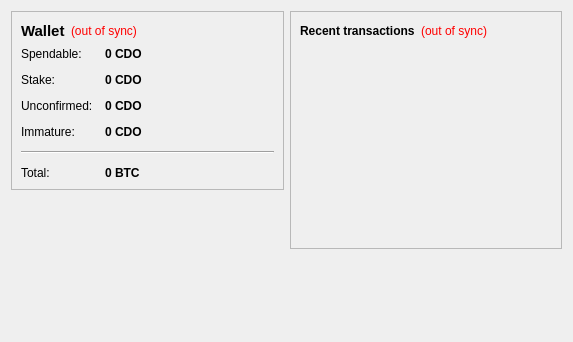
<?xml version="1.0" encoding="UTF-8"?>
<ui version="4.0">
 <class>OverviewPage</class>
 <widget class="QWidget" name="OverviewPage">
  <property name="geometry">
   <rect>
    <x>0</x>
    <y>0</y>
    <width>573</width>
    <height>342</height>
   </rect>
  </property>
  <property name="windowTitle">
   <string>Form</string>
  </property>
  <layout class="QHBoxLayout" name="horizontalLayout" stretch="1,1">
   <item>
    <layout class="QVBoxLayout" name="verticalLayout_2">
     <item>
      <widget class="QFrame" name="frame">
       <property name="frameShape">
        <enum>QFrame::StyledPanel</enum>
       </property>
       <property name="frameShadow">
        <enum>QFrame::Raised</enum>
       </property>
       <layout class="QVBoxLayout" name="verticalLayout_4">
        <item>
         <layout class="QHBoxLayout" name="horizontalLayout_4">
          <item>
           <widget class="QLabel" name="label_5">
            <property name="font">
             <font>
              <pointsize>11</pointsize>
              <weight>75</weight>
              <bold>true</bold>
             </font>
            </property>
            <property name="text">
             <string>Wallet</string>
            </property>
           </widget>
          </item>
          <item>
           <widget class="QLabel" name="labelWalletStatus">
            <property name="toolTip">
             <string>The displayed information may be out of date. Your wallet automatically synchronizes with the Cryptodao network after a connection is established, but this process has not completed yet.</string>
            </property>
            <property name="styleSheet">
             <string notr="true">QLabel { color: red; }</string>
            </property>
            <property name="text">
             <string notr="true">(out of sync)</string>
            </property>
            <property name="alignment">
             <set>Qt::AlignLeading|Qt::AlignLeft|Qt::AlignVCenter</set>
            </property>
           </widget>
          </item>
          <item>
           <spacer name="horizontalSpacer_2">
            <property name="orientation">
             <enum>Qt::Horizontal</enum>
            </property>
            <property name="sizeHint" stdset="0">
             <size>
              <width>40</width>
              <height>20</height>
             </size>
            </property>
           </spacer>
          </item>
         </layout>
        </item>
        <item>
         <layout class="QFormLayout" name="formLayout_2">
          <property name="fieldGrowthPolicy">
           <enum>QFormLayout::AllNonFixedFieldsGrow</enum>
          </property>
          <property name="horizontalSpacing">
           <number>12</number>
          </property>
          <property name="verticalSpacing">
           <number>12</number>
          </property>
          <item row="0" column="0">
           <widget class="QLabel" name="label">
            <property name="text">
             <string>Spendable:</string>
            </property>
           </widget>
          </item>
          <item row="0" column="1">
           <widget class="QLabel" name="labelBalance">
            <property name="font">
             <font>
              <weight>75</weight>
              <bold>true</bold>
             </font>
            </property>
            <property name="cursor">
             <cursorShape>IBeamCursor</cursorShape>
            </property>
            <property name="toolTip">
             <string>Your current spendable balance</string>
            </property>
            <property name="text">
             <string notr="true">0 CDO</string>
            </property>
            <property name="textInteractionFlags">
             <set>Qt::LinksAccessibleByMouse|Qt::TextSelectableByKeyboard|Qt::TextSelectableByMouse</set>
            </property>
           </widget>
          </item>
          <item row="1" column="0">
           <widget class="QLabel" name="label_6">
            <property name="text">
             <string>Stake:</string>
            </property>
           </widget>
          </item>
          <item row="1" column="1">
           <widget class="QLabel" name="labelStake">
            <property name="font">
             <font>
              <weight>75</weight>
              <bold>true</bold>
             </font>
            </property>
            <property name="cursor">
             <cursorShape>IBeamCursor</cursorShape>
            </property>
            <property name="toolTip">
             <string>Total of coins that was staked, and do not yet count toward the current balance</string>
            </property>
            <property name="text">
             <string notr="true">0 CDO</string>
            </property>
            <property name="textInteractionFlags">
             <set>Qt::LinksAccessibleByMouse|Qt::TextSelectableByKeyboard|Qt::TextSelectableByMouse</set>
            </property>
           </widget>
          </item>
          <item row="2" column="0">
           <widget class="QLabel" name="label_3">
            <property name="text">
             <string>Unconfirmed:</string>
            </property>
           </widget>
          </item>
          <item row="2" column="1">
           <widget class="QLabel" name="labelUnconfirmed">
            <property name="font">
             <font>
              <weight>75</weight>
              <bold>true</bold>
             </font>
            </property>
            <property name="cursor">
             <cursorShape>IBeamCursor</cursorShape>
            </property>
            <property name="toolTip">
             <string>Total of transactions that have yet to be confirmed, and do not yet count toward the current balance</string>
            </property>
            <property name="text">
             <string notr="true">0 CDO</string>
            </property>
            <property name="textInteractionFlags">
             <set>Qt::LinksAccessibleByMouse|Qt::TextSelectableByKeyboard|Qt::TextSelectableByMouse</set>
            </property>
           </widget>
          </item>
          <item row="3" column="0">
           <widget class="QLabel" name="labelImmatureText">
            <property name="text">
             <string>Immature:</string>
            </property>
           </widget>
          </item>
          <item row="3" column="1">
           <widget class="QLabel" name="labelImmature">
            <property name="font">
             <font>
              <weight>75</weight>
              <bold>true</bold>
             </font>
            </property>
            <property name="toolTip">
             <string>Mined balance that has not yet matured</string>
            </property>
            <property name="text">
             <string notr="true">0 CDO</string>
            </property>
            <property name="textInteractionFlags">
             <set>Qt::LinksAccessibleByMouse|Qt::TextSelectableByKeyboard|Qt::TextSelectableByMouse</set>
            </property>
           </widget>
          </item>
          <item row="4" column="0" colspan="2">
           <widget class="Line" name="line">
            <property name="orientation">
             <enum>Qt::Horizontal</enum>
            </property>
           </widget>
          </item>
          <item row="5" column="0">
           <widget class="QLabel" name="labelTotalText">
            <property name="text">
             <string>Total:</string>
            </property>
           </widget>
          </item>
          <item row="5" column="1">
           <widget class="QLabel" name="labelTotal">
            <property name="font">
             <font>
              <weight>75</weight>
              <bold>true</bold>
             </font>
            </property>
            <property name="cursor">
             <cursorShape>IBeamCursor</cursorShape>
            </property>
            <property name="toolTip">
             <string>Your current total balance</string>
            </property>
            <property name="text">
             <string notr="true">0 BTC</string>
            </property>
            <property name="textInteractionFlags">
             <set>Qt::LinksAccessibleByMouse|Qt::TextSelectableByKeyboard|Qt::TextSelectableByMouse</set>
            </property>
           </widget>
          </item>
         </layout>
        </item>
       </layout>
      </widget>
     </item>
     <item>
      <spacer name="verticalSpacer">
       <property name="orientation">
        <enum>Qt::Vertical</enum>
       </property>
       <property name="sizeHint" stdset="0">
        <size>
         <width>20</width>
         <height>40</height>
        </size>
       </property>
      </spacer>
     </item>
    </layout>
   </item>
   <item>
    <layout class="QVBoxLayout" name="verticalLayout_3">
     <item>
      <widget class="QFrame" name="frame_2">
       <property name="frameShape">
        <enum>QFrame::StyledPanel</enum>
       </property>
       <property name="frameShadow">
        <enum>QFrame::Raised</enum>
       </property>
       <layout class="QVBoxLayout" name="verticalLayout">
        <item>
         <layout class="QHBoxLayout" name="horizontalLayout_2">
          <item>
           <widget class="QLabel" name="label_4">
            <property name="text">
             <string>&lt;b&gt;Recent transactions&lt;/b&gt;</string>
            </property>
           </widget>
          </item>
          <item>
           <widget class="QLabel" name="labelTransactionsStatus">
            <property name="toolTip">
             <string>The displayed information may be out of date. Your wallet automatically synchronizes with the Cryptodao network after a connection is established, but this process has not completed yet.</string>
            </property>
            <property name="styleSheet">
             <string notr="true">QLabel { color: red; }</string>
            </property>
            <property name="text">
             <string notr="true">(out of sync)</string>
            </property>
            <property name="alignment">
             <set>Qt::AlignRight|Qt::AlignTrailing|Qt::AlignVCenter</set>
            </property>
           </widget>
          </item>
          <item>
           <spacer name="horizontalSpacer">
            <property name="orientation">
             <enum>Qt::Horizontal</enum>
            </property>
            <property name="sizeHint" stdset="0">
             <size>
              <width>40</width>
              <height>20</height>
             </size>
            </property>
           </spacer>
          </item>
         </layout>
        </item>
        <item>
         <widget class="QListView" name="listTransactions">
          <property name="styleSheet">
           <string notr="true">QListView { background: transparent; }</string>
          </property>
          <property name="frameShape">
           <enum>QFrame::NoFrame</enum>
          </property>
          <property name="verticalScrollBarPolicy">
           <enum>Qt::ScrollBarAlwaysOff</enum>
          </property>
          <property name="horizontalScrollBarPolicy">
           <enum>Qt::ScrollBarAlwaysOff</enum>
          </property>
          <property name="selectionMode">
           <enum>QAbstractItemView::NoSelection</enum>
          </property>
         </widget>
        </item>
       </layout>
      </widget>
     </item>
     <item>
      <spacer name="verticalSpacer_2">
       <property name="orientation">
        <enum>Qt::Vertical</enum>
       </property>
       <property name="sizeHint" stdset="0">
        <size>
         <width>20</width>
         <height>40</height>
        </size>
       </property>
      </spacer>
     </item>
    </layout>
   </item>
  </layout>
 </widget>
 <resources/>
 <connections/>
</ui>
